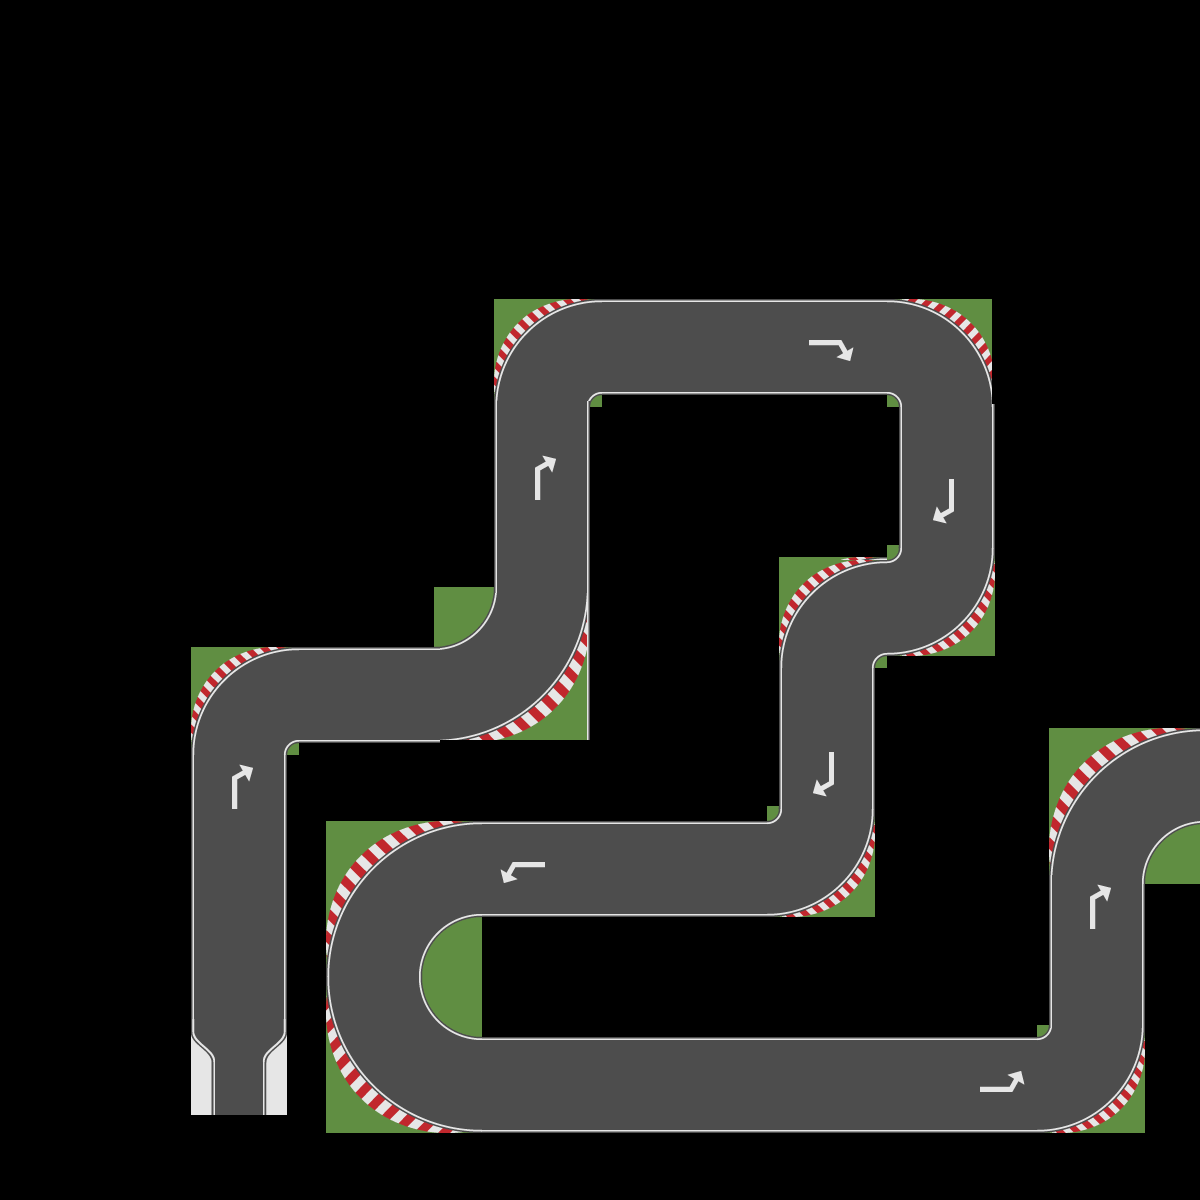

A level layout from a 2D game, rendered from its tile map. Below: a short description, then the map file with tile-grid data replaced by summaries:
An orthogonal 400x400 tile map with 3x3 px tiles, 1 tile layer (Tile Layer 1).

<map version="1.0" tiledversion="1.0.2" orientation="orthogonal" renderorder="right-down" width="400" height="400" tilewidth="3" tileheight="3" nextobjectid="17">
 <tileset firstgid="1" source="track.tsx" />
 <layer name="Tile Layer 1" width="400" height="400" offsetx="161.333" offsety="-49.3333">
  <data>[160000 cells, 48247 non-empty, 22253 distinct tile ids]</data>
 </layer>
 <objectgroup name="Object Layer 1" offsetx="174" offsety="-16" />
</map>
